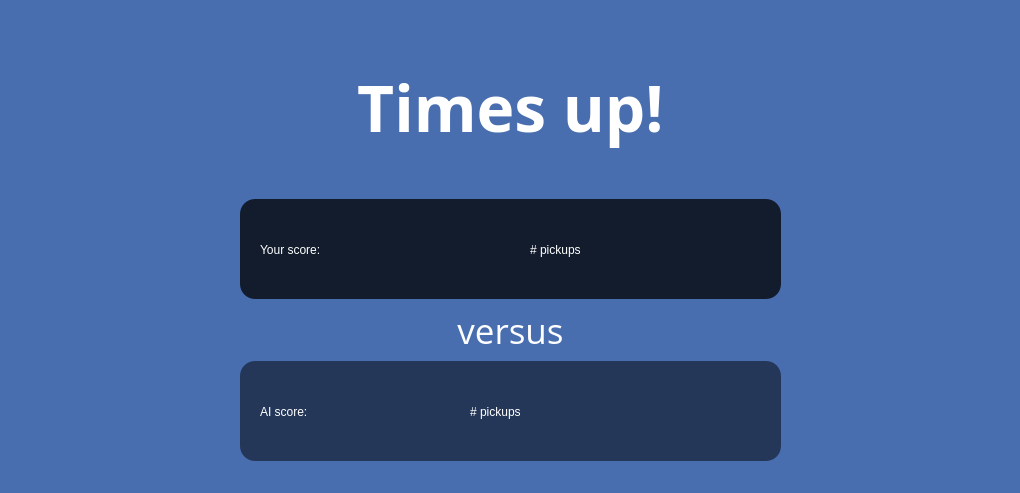
<?xml version="1.0" encoding="UTF-8"?>
<ui version="4.0">
 <class>TimesUpDialog</class>
 <widget class="QDialog" name="TimesUpDialog">
  <property name="geometry">
   <rect>
    <x>0</x>
    <y>0</y>
    <width>1020</width>
    <height>493</height>
   </rect>
  </property>
  <property name="windowTitle">
   <string>Dialog</string>
  </property>
  <property name="styleSheet">
   <string notr="true">QDialog{
	background-color: rgb(72, 110, 176);
}</string>
  </property>
  <widget class="QWidget" name="verticalLayoutWidget">
   <property name="geometry">
    <rect>
     <x>240</x>
     <y>20</y>
     <width>541</width>
     <height>441</height>
    </rect>
   </property>
   <layout class="QVBoxLayout" name="verticalLayout">
    <item>
     <widget class="QLabel" name="label_2">
      <property name="font">
       <font>
        <family>Open Sans</family>
        <pointsize>48</pointsize>
        <weight>75</weight>
        <bold>true</bold>
       </font>
      </property>
      <property name="styleSheet">
       <string notr="true">color: rgb(255, 255, 255);</string>
      </property>
      <property name="text">
       <string>Times up!</string>
      </property>
      <property name="alignment">
       <set>Qt::AlignCenter</set>
      </property>
     </widget>
    </item>
    <item>
     <widget class="QFrame" name="frame_2">
      <property name="minimumSize">
       <size>
        <width>310</width>
        <height>100</height>
       </size>
      </property>
      <property name="maximumSize">
       <size>
        <width>16777215</width>
        <height>100</height>
       </size>
      </property>
      <property name="styleSheet">
       <string notr="true">color: rgb(255, 255, 255);
background-color: rgb(18, 28, 44);
border-radius: 15px;

</string>
      </property>
      <property name="frameShape">
       <enum>QFrame::StyledPanel</enum>
      </property>
      <property name="frameShadow">
       <enum>QFrame::Raised</enum>
      </property>
      <widget class="QLabel" name="label1">
       <property name="geometry">
        <rect>
         <x>20</x>
         <y>0</y>
         <width>251</width>
         <height>101</height>
        </rect>
       </property>
       <property name="styleSheet">
        <string notr="true">font: bold 30pt &quot;Open Sans&quot;;</string>
       </property>
       <property name="text">
        <string>Your score:</string>
       </property>
      </widget>
      <widget class="QLabel" name="yourScore">
       <property name="geometry">
        <rect>
         <x>290</x>
         <y>0</y>
         <width>231</width>
         <height>101</height>
        </rect>
       </property>
       <property name="styleSheet">
        <string notr="true">font: 30pt &quot;Open Sans&quot;;</string>
       </property>
       <property name="text">
        <string># pickups</string>
       </property>
      </widget>
     </widget>
    </item>
    <item>
     <widget class="QLabel" name="label">
      <property name="maximumSize">
       <size>
        <width>16777215</width>
        <height>50</height>
       </size>
      </property>
      <property name="font">
       <font>
        <family>Open Sans</family>
        <pointsize>26</pointsize>
       </font>
      </property>
      <property name="styleSheet">
       <string notr="true">color: rgb(255, 255, 255);</string>
      </property>
      <property name="text">
       <string>versus</string>
      </property>
      <property name="alignment">
       <set>Qt::AlignCenter</set>
      </property>
     </widget>
    </item>
    <item>
     <widget class="QFrame" name="frame_3">
      <property name="minimumSize">
       <size>
        <width>310</width>
        <height>100</height>
       </size>
      </property>
      <property name="maximumSize">
       <size>
        <width>16777215</width>
        <height>100</height>
       </size>
      </property>
      <property name="styleSheet">
       <string notr="true">color: rgb(255, 255, 255);
background-color: rgb(36, 55, 88);
border-radius: 15px;

</string>
      </property>
      <property name="frameShape">
       <enum>QFrame::StyledPanel</enum>
      </property>
      <property name="frameShadow">
       <enum>QFrame::Raised</enum>
      </property>
      <widget class="QLabel" name="label2">
       <property name="geometry">
        <rect>
         <x>20</x>
         <y>0</y>
         <width>201</width>
         <height>101</height>
        </rect>
       </property>
       <property name="styleSheet">
        <string notr="true">font: bold 30pt &quot;Open Sans&quot;;</string>
       </property>
       <property name="text">
        <string>AI score:</string>
       </property>
      </widget>
      <widget class="QLabel" name="aiScore">
       <property name="geometry">
        <rect>
         <x>230</x>
         <y>0</y>
         <width>281</width>
         <height>101</height>
        </rect>
       </property>
       <property name="styleSheet">
        <string notr="true">font: 30pt &quot;Open Sans&quot;;</string>
       </property>
       <property name="text">
        <string># pickups</string>
       </property>
      </widget>
     </widget>
    </item>
   </layout>
  </widget>
 </widget>
 <resources/>
 <connections/>
</ui>
